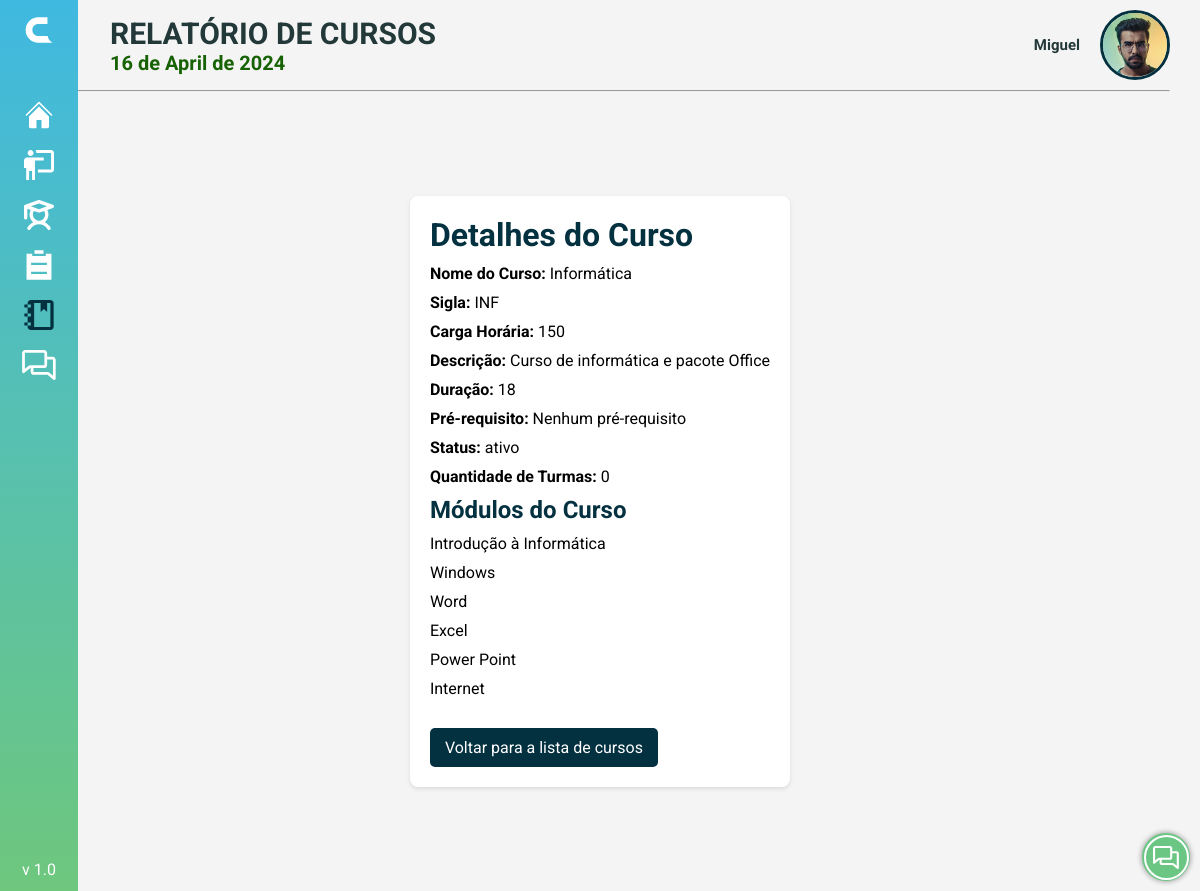
/PAGES/s_curso_detalhes.php?id=1 (signed in), run on the app's committed database.
### tables this page shows
CREATE TABLE Curso (
  Curso_id INT NOT NULL AUTO_INCREMENT,
  Curso_Nome VARCHAR(100) NOT NULL,
  Curso_Sigla CHAR(3) NOT NULL,
  Curso_Carga_horaria INT(10) NOT NULL,
  Curso_Desc VARCHAR(500) NOT NULL,
  Curso_Duracao INT NOT NULL,
  Curso_PreRequisito VARCHAR(500) NOT NULL,
  Curso_Registro DATETIME NOT NULL DEFAULT CURRENT_TIMESTAMP,
  Curso_Status CHAR(1) DEFAULT 1,
  PRIMARY KEY (Curso_id)
);

CREATE TABLE Modulo (
  Modulo_id INT NOT NULL AUTO_INCREMENT,
  Modulo_Nome VARCHAR(100) NOT NULL,
  Modulo_Desc VARCHAR(500) NOT NULL,
  Modulo_Registro DATETIME NOT NULL DEFAULT CURRENT_TIMESTAMP,
  Modulo_Status CHAR(1) DEFAULT 1,
  PRIMARY KEY (Modulo_id)
);

### PHP/data.php (called while the page is built, shortened)
<?php
$data = date('Y-m-d');
$numeroDia = date('d', strtotime($data));
$nomeMes = strftime('%B', strtotime($data));
$ano = date('Y', strtotime($data));
$nomeMes = utf8_encode($nomeMes);
$date = $numeroDia . ' de ' . $nomeMes . ' de ' . $ano;
?>

### PAGES/s_curso_detalhes.php (the view, shortened to what this page needs)
<!DOCTYPE html>
<html lang="pt-BR">
<head>
    <link rel="stylesheet" href="../PHP/sidebar/menu.css">
    <link rel="stylesheet" href="../STYLE/botao.css" />
    <link rel="stylesheet" href="../STYLE/data.css">
    <link rel="stylesheet" href="https://cdnjs.cloudflare.com/ajax/libs/font-awesome/6.3.0/css/all.min.css"
 />
    <link href='https://unpkg.com/boxicons@2.0.7/css/boxicons.min.css' rel='stylesheet'>
    <link rel="stylesheet" href="../STYLE/style_home.css">
</head>
<body>
    <?php include('../PHP/data.php'); ?>
    <?php include('../PHP/sidebar/menu.php'); ?>
    <?php include('../PHP/redes.php'); ?>
    <?php include('../PHP/dropdown.php'); ?>
    <header>
        <div class="title">
            <div class="nomedata closed">
                <h1>RELATÓRIO DE CURSOS</h1>
                <div class="php">
                    <?php echo $date; ?>
                </div>
            </div>
            <div class="user">
                <?php echo $dropdown; ?>
            </div>
        </div>
        <hr>
    </header>
    <div>
        <?php echo $sidebarHTML; ?>
    </div>
    <main>
        <?php
        $servername = "localhost";
        $username = "root";
        $password = "";
        $dbname = "CLAU";
        $conn = new mysqli($servername, $username, $password, $dbname);
        if (isset($_GET['id'])) {
            $curso_id = $_GET['id'];
            $sql = "SELECT Curso_id, Curso_Nome, Curso_Sigla, Curso_Carga_horaria, Curso_Desc, Curso_Duracao, Curso_PreRequisito, Curso_Status FROM curso WHERE Curso_id = $curso_id";
            $sql_num_turmas = "SELECT COUNT(*) AS num_turmas FROM Turma WHERE curso_cd = $curso_id";
            $result_num_turmas = mysqli_query($conn, $sql_num_turmas);
            $row_num_turmas = mysqli_fetch_assoc($result_num_turmas);
            $num_turmas = $row_num_turmas['num_turmas'];
            $result = mysqli_query($conn, $sql);
            $curso_info = mysqli_fetch_assoc($result);
            $sql_modulos = "SELECT modulo.Modulo_Nome FROM modulo
                        INNER JOIN modulo_curso ON modulo_curso.Modulo_Modulo_cd = modulo.Modulo_id
                        WHERE modulo_curso.Curso_Curso_cd = $curso_id";
            $result_modulos = mysqli_query($conn, $sql_modulos);
            ?>
            <div class="course-details">
                <div>
                <h1>Detalhes do Curso</h1>
                <ul>
                    <li><strong>Nome do Curso:</strong>
                        <?php echo $curso_info['Curso_Nome']; ?>
                    </li>
                    <li><strong>Sigla:</strong>
                        <?php echo $curso_info['Curso_Sigla']; ?>
                    </li>
                    <li><strong>Carga Horária:</strong>
                        <?php echo $curso_info['Curso_Carga_horaria']; ?>
                    </li>
                    <li><strong>Descrição:</strong>
                        <?php echo $curso_info['Curso_Desc']; ?>
                    </li>
                    <li><strong>Duração:</strong>
                        <?php echo $curso_info['Curso_Duracao']; ?>
                    </li>
                    <li><strong>Pré-requisito:</strong>
                        <?php echo $curso_info['Curso_PreRequisito']; ?>
                    </li>
                    <li><strong>Status:</strong>
                        <?php echo ($curso_info['Curso_Status'] == "1") ? "ativo" : "inativo"; ?>
                    </li>
                    <li><strong>Quantidade de Turmas:</strong> <?php echo $num_turmas; ?></li>
                </ul>
                <h2>Módulos do Curso</h2>
                <ul>
                    <?php
                    if (mysqli_num_rows($result_modulos) > 0) {
                        while ($row_modulo = mysqli_fetch_assoc($result_modulos)) {
                            echo "<li>{$row_modulo['Modulo_Nome']}</li>";
                        }
                    } else {
                        echo "<li>Nenhum módulo associado a este curso.</li>";
                    }
                    ?>
                </ul>
                <p class="back-link" onclick="voltar()">Voltar para a lista de cursos</p>
                <?php
        } else {
            echo "ID do curso não especificado.";
        }
        ?>
        </div>
    </main>
    <div class="buttons">
        <?php echo $redes; ?>
    </div>
</body>
</html>

### PHP/sidebar/menu.css (style rules this page uses)
* { margin: 0; padding: 0; box-sizing: border-box; }

### STYLE/botao.css (style rules this page uses)
.buttons { position: fixed; z-index: 1; bottom: 0; right: 0; }

### STYLE/data.css (style rules this page uses)
.php { color: #176204; font-size: 20px; font-weight: bold; }

### STYLE/style_home.css (style rules this page uses)
* { margin: 0; padding: 0; box-sizing: border-box; font-family: 'Roboto', sans-serif; }
:root { --cor-primaria: #043140; --cor-secundaria: #176204; --cor-fundo: #F4F4F4; }
body { height: auto; display: flex; flex-direction: column; align-items: center; background-color: var(--cor-fundo); }
header { display: flex; width: 100%; flex-direction: column; justify-content: center; align-items: center; }
.nomedata { display: flex; flex-direction: column; margin-left: 250px; transition: margin-left 0.5s ease; }
.nomedata.closed { margin-left: 80px; }
.title { margin: 0; display: flex; justify-content: space-between; width: 100%; align-items: center; padding: 10px 30px; }
.title h1 { font-size: 30px; font-weight: bold; color: #233939; }
.user { display: flex; align-items: center; }
hr { background-color: #313131; width: 95%; height: 1px; }
main { width: 90%; height: 80%; align-items: center; display: flex; flex-wrap: wrap; max-width: 1000px; justify-content: center; margin: 7% 0; }

### PAGES/s_curso_detalhes.php (style rules this page uses)
.course-details { max-width: 800px; margin: 20px auto; padding: 20px; background: #fff; box-shadow: 0 2px 4px rgba(0, 0, 0, 0.1); border-radius: 8px; }
.course-details h1, .course-details h2 { color: #043140; margin-bottom: 10px; }
.course-details ul { list-style-type: none; padding: 0; }
.course-details ul li { margin-bottom: 10px; font-size: 16px; }
.course-details .back-link { display: inline-block; margin-top: 20px; padding: 10px 15px; background-color: #043140; color: #fff; border-radius: 5px; text-decoration: none; cursor: pointer; }

### data on the page
curso: Curso_Nome "Informática", Curso_Sigla "INF", Curso_Carga_horaria "150", Curso_Desc "Curso de informática e pacote Office", Curso_Duracao "18", Curso_PreRequisito "Nenhum pré-requisito"
modulo: Modulo_Nome "Introdução à Informática"
modulo: Modulo_Nome "Windows"
modulo: Modulo_Nome "Word"
modulo: Modulo_Nome "Excel"
modulo: Modulo_Nome "Power Point"
modulo: Modulo_Nome "Internet"

### other printed values
$date "16 de April de 2024"
$Nome "Miguel"
$num_turmas "0"
